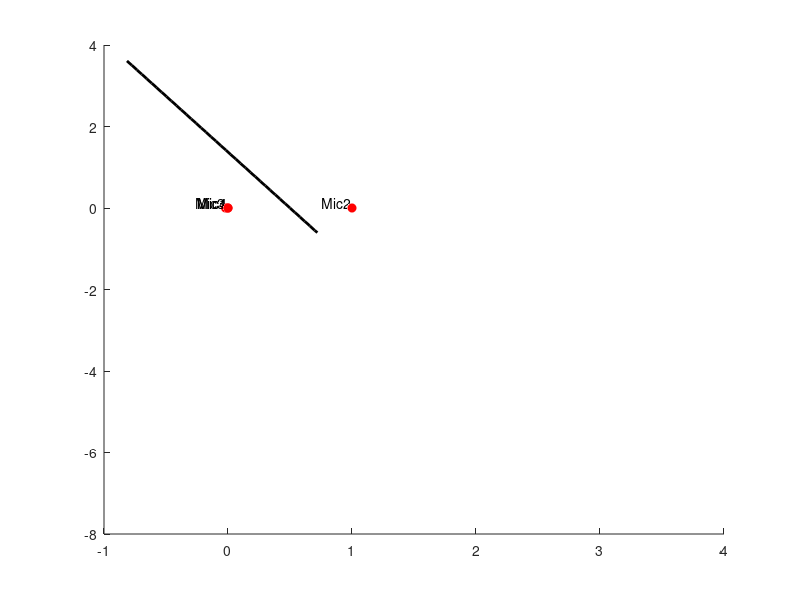

This figure's MATLAB source: (Note: this script raises an error after producing the figure.)

theta_V_deg = 50.209670461576370; % vertical angle
theta_H_deg = 110.009779358049; % horizontal angle

theta_V = deg2rad(theta_V_deg);
theta_H = deg2rad(theta_H_deg);

nV = [0; cos(theta_V); -sin(theta_V)]; % normal vector for vertical plane (yz-plane)
nH = [-sin(theta_H); cos(theta_H); 0]; % normal vector for horizontal plane (xy-plane)

% Calculate the direction vector of the line of intersection (cross product)
d = cross(nV, nH);

P0 = [0.5; 0; 0.5];

% Define a range for the parameter t to plot the line
t = linspace(-10, 5, 100);

% Calculate points on the line of intersection
line_points = P0 + d * t;

% Define a grid for the planes
[x, y] = meshgrid(linspace(-10, 5, 100), linspace(-10,5, 100));

% Define the planes
% Plane 1 (Vertical plane, yz-plane)
z1 = (nV(2) * y + nV(1) * x) / -nV(3);
% Plane 2 (Horizontal plane, xy-plane)
z2 = (nH(2) * y + nH(1) * x) / -nH(3);


% Define microphone positions
Mic1 = [0, 0, 0];
Mic2 = [1, 0, 0];
Mic3 = [-0.02, 0, 0];
Mic4 = [0, 0, 1];
mic_positions = [Mic1; Mic2; Mic3; Mic4];
% Plot the planes
figure;
hold on;
% surf(x, y, z1, 'FaceAlpha', 0.5, 'EdgeColor', 'none');
% surf(x, y, z2, 'FaceAlpha', 0.5, 'EdgeColor', 'none');
% surf(x, y, z1, 'FaceAlpha', 0.5, 'EdgeColor', 'none', 'FaceColor', 'r'); % Plane 1 in red
% surf(x, y, z2, 'FaceAlpha', 0.5, 'EdgeColor', 'none', 'FaceColor', 'b'); % Plane 2 in blue

% Plot the line of intersection
plot3(line_points(1, :), line_points(2, :), line_points(3, :), 'k', 'LineWidth', 2);
zlim([0,4]);

% Plot the microphone points
plot3(Mic1(1), Mic1(2), Mic1(3), 'ro', 'MarkerFaceColor', 'r'); % Mic1 in green
plot3(Mic2(1), Mic2(2), Mic2(3), 'ro', 'MarkerFaceColor', 'r'); % Mic2 in red
plot3(Mic3(1), Mic3(2), Mic3(3), 'ro', 'MarkerFaceColor', 'r'); % Mic3 in blue
plot3(Mic4(1), Mic4(2), Mic4(3), 'ro', 'MarkerFaceColor', 'r'); % Mic4 in magenta

% Add text labels to the microphone points
text(Mic1(1), Mic1(2), Mic1(3)+0.05, 'Mic1', 'VerticalAlignment', 'bottom', 'HorizontalAlignment', 'right');
text(Mic2(1), Mic2(2), Mic2(3), 'Mic2', 'VerticalAlignment', 'bottom', 'HorizontalAlignment', 'right');
text(Mic3(1), Mic3(2), Mic3(3)+0.25, 'Mic3', 'VerticalAlignment', 'bottom', 'HorizontalAlignment', 'right');
text(Mic4(1), Mic4(2), Mic4(3), 'Mic4', 'VerticalAlignment', 'bottom', 'HorizontalAlignment', 'right');

% Connect the microphone points into a square with one missing edge
plot3([Mic1(1), Mic2(1)], [Mic1(2), Mic2(2)], [Mic1(3), Mic2(3)], 'k--', 'LineWidth', 0.5, 'Color', [0, 0, 0, 0.5]);
%plot3([Mic1(1), Mic3(1)], [Mic1(2), Mic3(2)], [Mic1(3), Mic3(3)], 'k--', 'LineWidth', 0.5, 'Color', [0, 0, 0, 0.5]);
plot3([Mic1(1), Mic4(1)], [Mic1(2), Mic4(2)], [Mic1(3), Mic4(3)], 'k--', 'LineWidth', 0.5, 'Color', [0, 0, 0, 0.5]);
plot3([Mic2(1), 1], [Mic2(2), 0], [Mic2(3), 1], 'k--', 'LineWidth', 0.5, 'Color', [0, 0, 0, 0.5]);
%plot3([Mic3(1), Mic4(1)], [Mic3(2), Mic4(2)], [Mic3(3), Mic4(3)], 'k--', 'LineWidth', 0.5, 'Color', [0, 0, 0, 0.5]);
plot3([Mic4(1), 1], [Mic4(2), 0], [Mic4(3),1], 'k--', 'LineWidth', 0.5, 'Color', [0, 0, 0, 0.5]);

% Set labels and title
xlabel('X');
ylabel('Y');
zlabel('Z');
title('Intersection of Two AoA Planes');

% Adjust axis directions
set(gca, 'XDir', 'normal'); % x-axis to the right
set(gca, 'YDir', 'reverse'); % y-axis towards the observer
set(gca, 'ZDir', 'reverse'); % z-axis down

grid on;
axis equal;
view([45, 45]); % Adjust the view for better visualization
hold off;